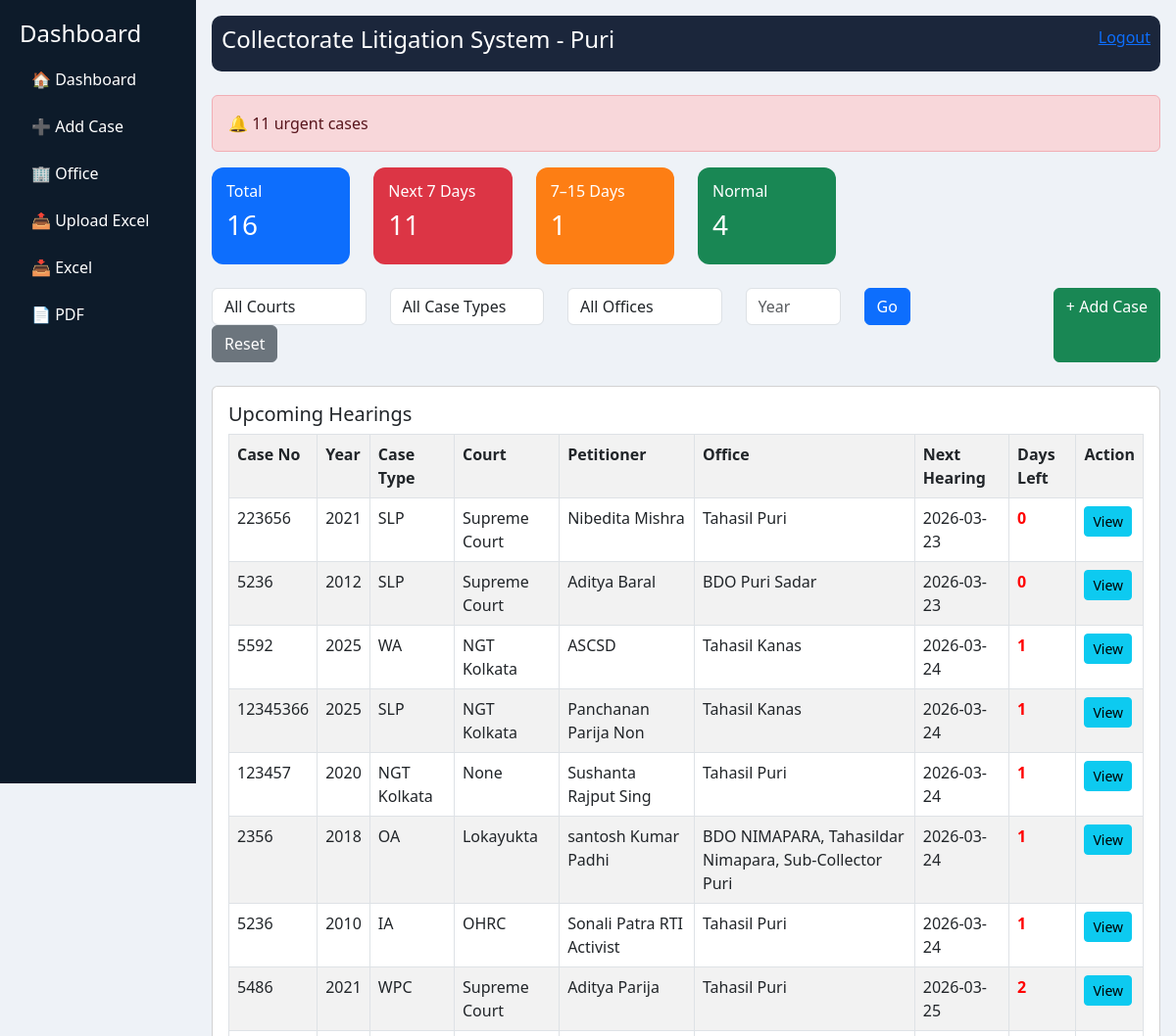
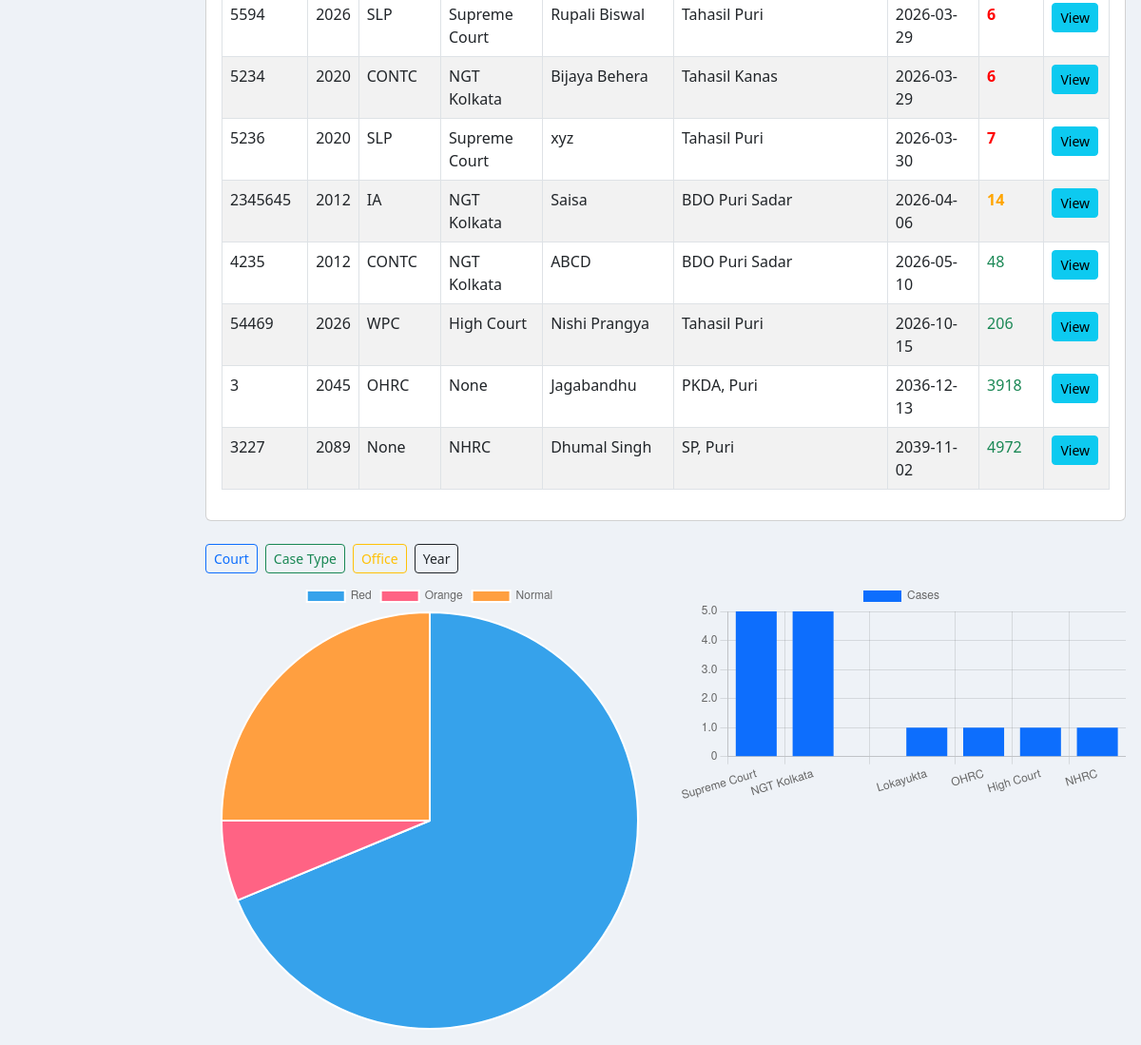
The page /dashboard (signed in) on the database its author committed (2 pictures, top to bottom).
### app.py (models this page shows)
class Case(db.Model):
    id = db.Column(db.Integer, primary_key=True)
    case_no = db.Column(db.String(50))
    case_year = db.Column(db.String(10))
    petitioner = db.Column(db.String(200))
    court = db.Column(db.String(100))
    case_type = db.Column(db.String(100))
    office = db.Column(db.String(100))
    next_hearing = db.Column(db.Date)
    status = db.Column(db.String(50))
    __table_args__ = (
        db.UniqueConstraint('case_no', 'case_year', name='unique_case'),
    )

### app.py (the view)
@app.route("/dashboard")
def dashboard():
    if "user" not in session:
        return redirect("/")
    court = request.args.get("court")
    case_type = request.args.get("case_type")
    office = request.args.get("office")
    year = request.args.get("year")
    query = Case.query
    if court:
        query = query.filter_by(court=court)
    if case_type:
        query = query.filter_by(case_type=case_type)
    if office:
        query = query.filter_by(office=office)
    if year:
        query = query.filter_by(case_year=year)
    cases_db = query.all()
    today = date.today()
    processed = []
    red = orange = green = 0
    for c in cases_db:
        days_left = (c.next_hearing - today).days if c.next_hearing else 999
        if days_left <= 7:
            red += 1
        elif days_left <= 15:
            orange += 1
        else:
            green += 1
        processed.append({
            "id": c.id,
            "case_no": c.case_no,
            "year": c.case_year,
            "petitioner": c.petitioner,
            "court": c.court,
            "case_type": c.case_type,
            "office": c.office,
            "next_hearing": c.next_hearing,
            "days_left": days_left
        })
    processed.sort(key=lambda x: x["days_left"])
    court_counts = Counter([c["court"] for c in processed])
    type_counts = Counter([c["case_type"] for c in processed])
    office_counts = Counter([c["office"] for c in processed])
    year_counts = Counter([str(c["year"]) for c in processed])
    return render_template("dashboard.html",
        cases=processed,
        total=len(processed),
        red=red,
        orange=orange,
        green=green,
        court_labels=list(court_counts.keys()),
        court_data=list(court_counts.values()),
        type_labels=list(type_counts.keys()),
        type_data=list(type_counts.values()),
        office_labels=list(office_counts.keys()),
        office_data=list(office_counts.values()),
        year_labels=list(year_counts.keys()),
        year_data=list(year_counts.values())
    )

### templates/dashboard.html (shortened to what this page needs)
<!DOCTYPE html>
<html>
<head>
    <link href="https://cdn.jsdelivr.net/npm/bootstrap@5.3.0/dist/css/bootstrap.min.css" rel="stylesheet">
</head>
<body>
<div class="container-fluid">
<div class="row">
    <div class="col-md-2 sidebar">
        <h4>Dashboard</h4>
        <a href="/dashboard">🏠 Dashboard</a>
        <a href="/add_case">➕ Add Case</a>
        <a href="/office">🏢 Office</a>
        <a href="/upload">📤 Upload Excel</a>
        <a href="/download_excel?court={{request.args.get('court','')}}&case_type={{request.args.get('case_type','')}}&office={{request.args.get('office','')}}&year={{request.args.get('year','')}}">📥 Excel</a>
        <a href="/download_pdf?court={{request.args.get('court','')}}&case_type={{request.args.get('case_type','')}}&office={{request.args.get('office','')}}&year={{request.args.get('year','')}}">📄 PDF</a>
    </div>
    <div class="col-md-10 p-3">
        <div class="topbar d-flex justify-content-between">
            <h4>Collectorate Litigation System - Puri</h4>
            <div><a href="/logout">Logout</a></div>
        </div>
        <br>
        <div class="alert alert-danger">
            🔔 {{cases|selectattr('days_left','le',7)|list|length}} urgent cases
        </div>
        <div class="row">
            <div class="col-md-2">
                <div class="card-box bg-blue">
                    <h6>Total</h6>
                    <h3>{{total}}</h3>
                </div>
            </div>
            <div class="col-md-2">
                <div class="card-box bg-red">
                    <h6>Next 7 Days</h6>
                    <h3>{{red}}</h3>
                </div>
            </div>
            <div class="col-md-2">
                <div class="card-box bg-orange">
                    <h6>7–15 Days</h6>
                    <h3>{{orange}}</h3>
                </div>
            </div>
            <div class="col-md-2">
                <div class="card-box bg-green">
                    <h6>Normal</h6>
                    <h3>{{green}}</h3>
                </div>
            </div>
        </div>
        <br>
        <div class="d-flex justify-content-between">
            <form method="GET" class="row w-75">
                <div class="col-md-3">
                    <select name="court" class="form-control">
                        <option value="">All Courts</option>
                    </select>
                </div>
                <div class="col-md-3">
                    <select name="case_type" class="form-control">
                        <option value="">All Case Types</option>
                    </select>
                </div>
                <div class="col-md-3">
                    <select name="office" class="form-control">
                        <option value="">All Offices</option>
                    </select>
                </div>
                <div class="col-md-2">
                    <input name="year" value="{{request.args.get('year','')}}" class="form-control" placeholder="Year">
                </div>
                <div class="col-md-1">
                    <button class="btn btn-primary">Go</button>
                </div>
                <div class="col-md-1">
                    <a href="/dashboard" class="btn btn-secondary">Reset</a>
                </div>
            </form>
            <a href="/add_case" class="btn btn-success">+ Add Case</a>
        </div>
        <br>
        <div class="card p-3">
            <h5>Upcoming Hearings</h5>
            <table class="table table-bordered table-striped">
                <tr>
                    <th>Case No</th>
                    <th>Year</th>
                    <th>Case Type</th>
                    <th>Court</th>
                    <th>Petitioner</th>
                    <th>Office</th>
                    <th>Next Hearing</th>
                    <th>Days Left</th>
                    <th>Action</th>
                </tr>
                {% for c in cases %}
                <tr
                {% if c.days_left <= 7 %} style="background:#ffcccc;"
                {% elif c.days_left <= 15 %} style="background:#fff3cd;"
                {% endif %}
                >
                    <td>{{c.case_no}}</td>
                    <td>{{c.year}}</td>
                    <td>{{c.case_type}}</td>
                    <td>{{c.court}}</td>
                    <td>{{c.petitioner}}</td>
                    <td>{{c.office}}</td>
                    <td>{{c.next_hearing}}</td>
                    <td>
                        {% if c.days_left <= 7 %}
                            <span class="blink-red">{{c.days_left}}</span>
                        {% elif c.days_left <= 15 %}
                            <span class="blink-orange">{{c.days_left}}</span>
                        {% else %}
                            <span class="text-success">{{c.days_left}}</span>
                        {% endif %}
                    </td>
                    <td>
                        <a href="/view/{{c.id}}" class="btn btn-sm btn-info">View</a>
                    </td>
                </tr>
                {% endfor %}
            </table>
        </div>
        <br>
        <div class="d-flex gap-2 mb-2">
            <button class="btn btn-outline-primary btn-sm" onclick="loadChart('court')">Court</button>
            <button class="btn btn-outline-success btn-sm" onclick="loadChart('case_type')">Case Type</button>
            <button class="btn btn-outline-warning btn-sm" onclick="loadChart('office')">Office</button>
            <button class="btn btn-outline-dark btn-sm" onclick="loadChart('year')">Year</button>
        </div>
        <div class="row">
            <div class="col-md-6">
                <canvas id="pieChart"></canvas>
            </div>
            <div class="col-md-6">
                <canvas id="barChart"></canvas>
            </div>
        </div>
    </div>
</div>
</div>
<script>
let chart;
function loadChart(type) {
    let labels = [];
    let data = [];
    if (type === 'court') {
        labels = {{ court_labels|tojson }};
        data = {{ court_data|tojson }};
    }
    if (type === 'case_type') {
        labels = {{ type_labels|tojson }};
        data = {{ type_data|tojson }};
    }
    if (type === 'office') {
        labels = {{ office_labels|tojson }};
        data = {{ office_data|tojson }};
    }
    if (type === 'year') {
        labels = {{ year_labels|tojson }};
        data = {{ year_data|tojson }};
    }
    if (chart) chart.destroy();
    chart = new Chart(document.getElementById('barChart'), {
        type: 'bar',
        data: {
            labels: labels,
            datasets: [{
                label: 'Cases',
                data: data,
                backgroundColor: '#0d6efd'
            }]
        },
        options: {
            onClick: function(evt, elements) {
                if (elements.length > 0) {
                    let index = elements[0].index;
                    let value = labels[index];
                    window.location.href = `/dashboard?${type}=` + value;
                }
            }
        }
    });
}
loadChart('court');
new Chart(document.getElementById('pieChart'), {
    type: 'pie',
    data: {
        labels: ['Red','Orange','Normal'],
        datasets: [{
            data: [{{red}}, {{orange}}, {{green}}]
        }]
    }
});
</script>
</body>
</html>

### templates/dashboard.html (style rules this page uses)
body { background:#eef2f7; }
.sidebar { height:100vh; background:#0d1b2a; color:white; padding:20px; }
.sidebar a { display:block; padding:12px; color:white; text-decoration:none; border-radius:6px; }
.card-box { border-radius:12px; padding:15px; color:white; }
.bg-blue { background:#0d6efd; }
.bg-red { background:#dc3545; }
.bg-orange { background:#fd7e14; }
.bg-green { background:#198754; }
.topbar { background:#1b263b; color:white; padding:10px; border-radius:10px; }
.blink-red { color: red; font-weight: bold; animation: blink-fast 0.8s infinite; }
.blink-orange { color: orange; font-weight: bold; animation: blink-slow 1.5s infinite; }

### rows shown on the page
Case: case_no "223656", year "2021", case_type "SLP", court "Supreme Court", petitioner "Nibedita Mishra", office "Tahasil Puri", next_hearing "2026-03-23", days_left "0"
Case: case_no "5236", year "2012", case_type "SLP", court "Supreme Court", petitioner "Aditya Baral", office "BDO Puri Sadar", next_hearing "2026-03-23", days_left "0"
Case: case_no "5592", year "2025", case_type "WA", court "NGT Kolkata", petitioner "ASCSD", office "Tahasil Kanas", next_hearing "2026-03-24", days_left "1"
Case: case_no "12345366", year "2025", case_type "SLP", court "NGT Kolkata", petitioner "Panchanan Parija Non", office "Tahasil Kanas", next_hearing "2026-03-24", days_left "1"
Case: case_no "123457", year "2020", case_type "NGT Kolkata", court "None", petitioner "Sushanta Rajput Sing", office "Tahasil Puri", next_hearing "2026-03-24", days_left "1"
Case: case_no "2356", year "2018", case_type "OA", court "Lokayukta", petitioner "santosh Kumar Padhi", office "BDO NIMAPARA, Tahasildar Nimapara, Sub-Collector Puri", next_hearing "2026-03-24", days_left "1"
Case: case_no "5236", year "2010", case_type "IA", court "OHRC", petitioner "Sonali Patra RTI Activist", office "Tahasil Puri", next_hearing "2026-03-24", days_left "1"
Case: case_no "5486", year "2021", case_type "WPC", court "Supreme Court", petitioner "Aditya Parija", office "Tahasil Puri", next_hearing "2026-03-25", days_left "2"
Case: case_no "5594", year "2026", case_type "SLP", court "Supreme Court", petitioner "Rupali Biswal", office "Tahasil Puri", next_hearing "2026-03-29", days_left "6"
Case: case_no "5234", year "2020", case_type "CONTC", court "NGT Kolkata", petitioner "Bijaya Behera", office "Tahasil Kanas", next_hearing "2026-03-29", days_left "6"
Case: case_no "5236", year "2020", case_type "SLP", court "Supreme Court", petitioner "xyz", office "Tahasil Puri", next_hearing "2026-03-30", days_left "7"
Case: case_no "2345645", year "2012", case_type "IA", court "NGT Kolkata", petitioner "Saisa", office "BDO Puri Sadar", next_hearing "2026-04-06", days_left "14"
Case: case_no "4235", year "2012", case_type "CONTC", court "NGT Kolkata", petitioner "ABCD", office "BDO Puri Sadar", next_hearing "2026-05-10", days_left "48"
Case: case_no "54469", year "2026", case_type "WPC", court "High Court", petitioner "Nishi Prangya", office "Tahasil Puri", next_hearing "2026-10-15", days_left "206"
Case: case_no "3", year "2045", case_type "OHRC", court "None", petitioner "Jagabandhu", office "PKDA, Puri", next_hearing "2036-12-13", days_left "3918"
Case: case_no "3227", year "2089", case_type "None", court "NHRC", petitioner "Dhumal Singh", office "SP, Puri", next_hearing "2039-11-02", days_left "4972"

### other values the page prints
{{ cases|selectattr('days_left','le',7)|list|length }} "11"
{{ total }} "16"
{{ red }} "11"
{{ orange }} "1"
{{ green }} "4"
chart data {{ court_data|tojson }} [5, 5, 2, 1, 1, 1, 1]
